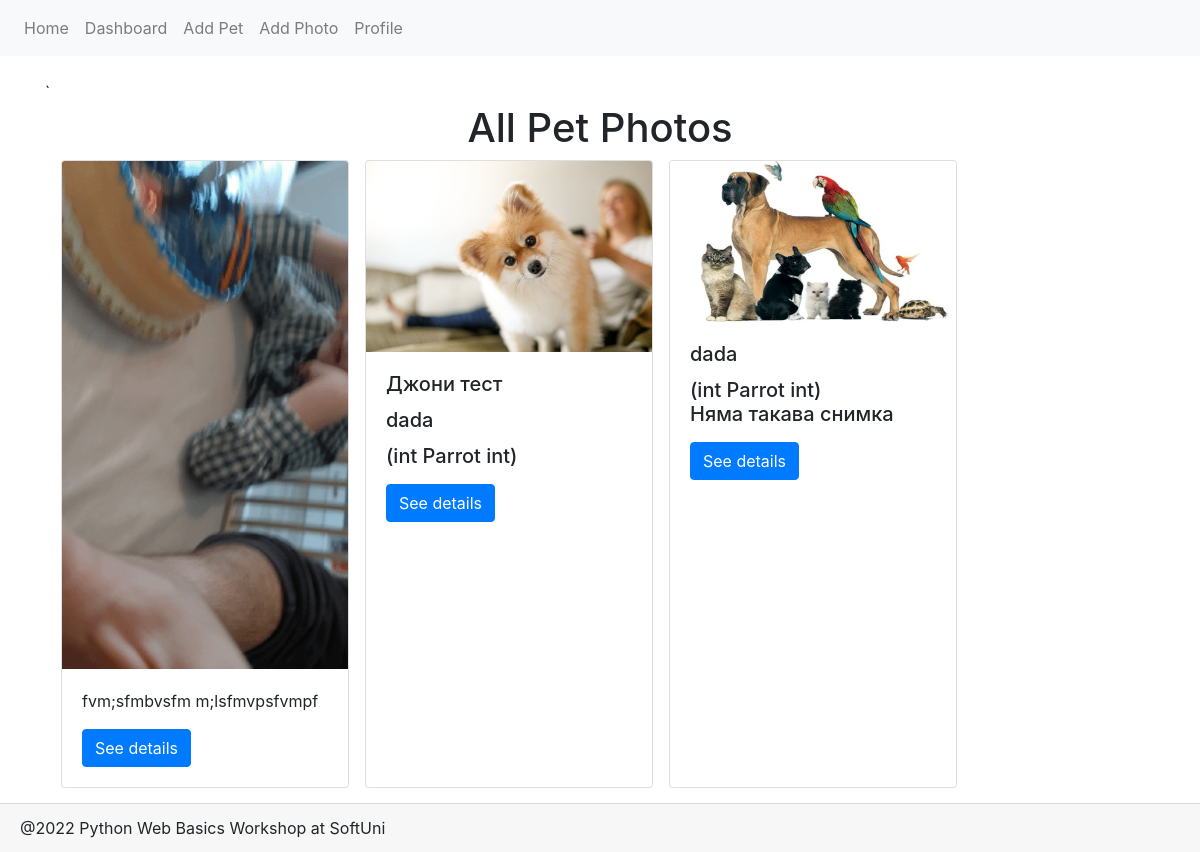
Page /dashboard/ on the earlier database version.
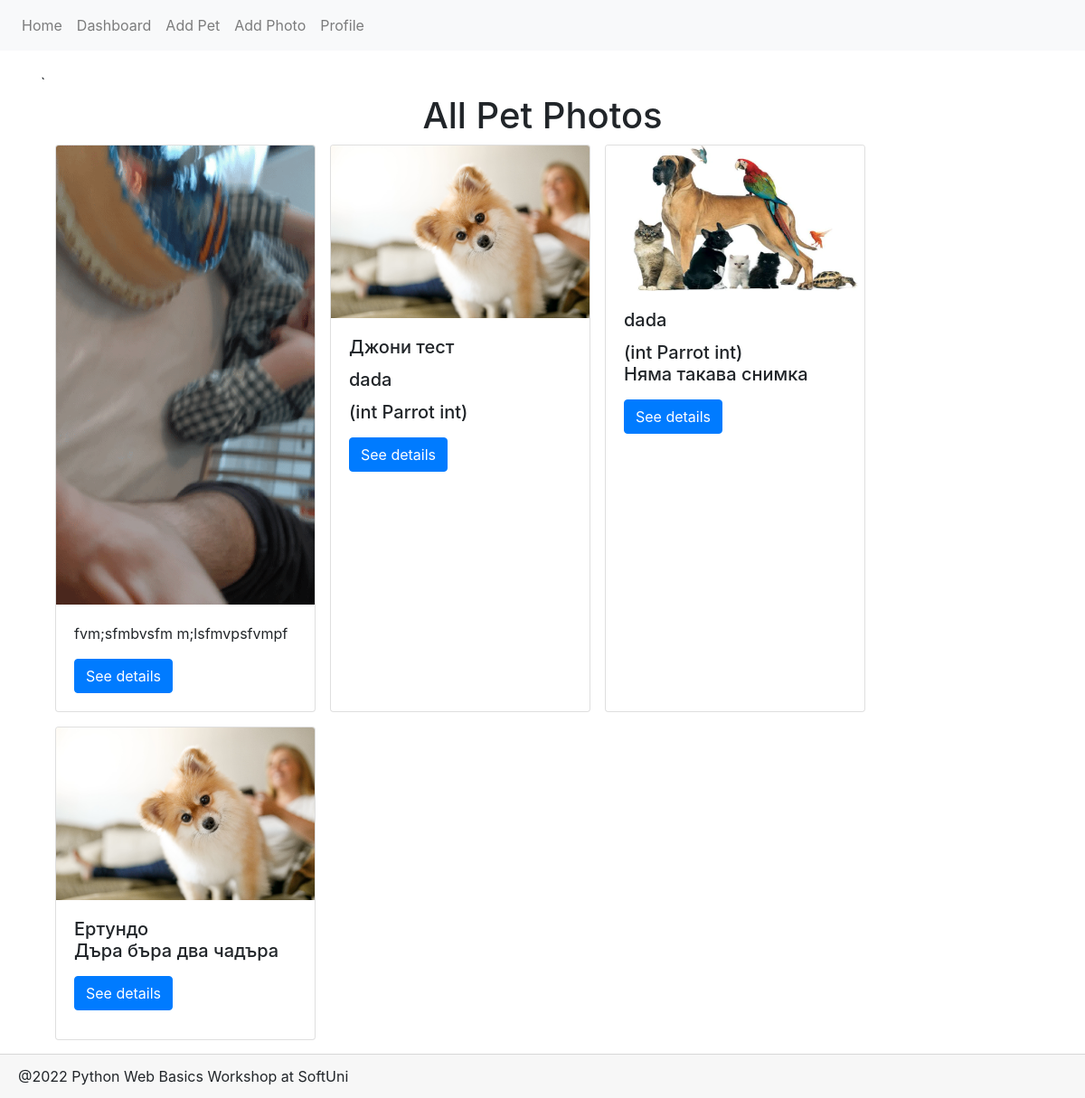
Same page on the later database version.
### Petstagram/main_app/models.py (models this page shows, shortened)
class PetPhoto(models.Model):
    photo = models.ImageField(
        'Pet image',
        upload_to='images/',
    )
    tagged_pets = models.ManyToManyField(Pet)
    description = models.TextField(
        null=True,
        blank=True,
    )
    publication_date = models.DateTimeField(
        auto_now_add=True,
    )
    likes = models.IntegerField(
        default=0
    )

class Pet(models.Model):
    TYPES = [(x, x) for x in ("Cat", "Dog", "Bunny", "Parrot", "Fish", "Other")]
    name = models.CharField('Pet name', max_length=30)
    type = models.CharField(
        max_length=max(len(x) for (x, y) in TYPES),
        choices=TYPES
    )
    date_of_birth = models.DateField(
        'Day of birth',
        null=True,
        blank=True
    )
    user_profile = models.ForeignKey(
        Profile,
        on_delete=models.CASCADE,
    )
    class Meta:
        unique_together = ('user_profile', 'name')

### Petstagram/main_app/views/generic.py (the view)
# urls.py: path('dashboard/', dashboard, name='dashboard'),
def dashboard(request):
    pet_photos = PetPhoto.objects.all()
    context = {
        'pet_photos': pet_photos,
    }
    return render(request, 'dashboard.html', context)

### Petstagram/main_app/templatetags/profiles.py (called while the page is built)
@register.simple_tag()
def has_profile():
    return Profile.objects.count() > 0

### Petstagram/main_app/templates/dashboard.html
{% extends 'base.html' %}
{% block page_content %}
    {% if pet_photos %}`
        <h1 class='text-center'>All Pet Photos</h1>
        <div class="container mb-5">
        <div class="row mb-5">
        {% for pet_photo in pet_photos %}
            <div class="card ml-3 mb-3" style="width: 18rem;">
                <img src= '{{ pet_photo.photo.url }}'
                     class="card-img-top" alt="Photo description">
                <div class="card-body">
                    {% for pet in pet_photo.tagged_pets.all %}
                        <h5 class="card-title">{{ pet.name }}
                    {% endfor %}
                        <p class="card-text">{{ pet_photo.description|truncatechars:30}}</p>
                        <a href="{% url 'photo_details' pet_photo.id %}" class="btn btn-primary">See details</a>
                </div>
            </div>
        {% endfor %}
        </div>
    </div>
    {% else %}
        <h1 class='text-center'>No pet photos yet</h1>
        <div class=" row d-flex justify-content-center align-content-center">
            <a href="#" class="btn btn-lg btn-secondary row align-self-baseline">Add Photo</a>
        </div>
    {% endif %}
{% endblock %}

### templates/base.html (shortened to what this page needs)
{% load profiles %}
<!DOCTYPE html>
<html lang="en">
<head>
    <link rel="stylesheet" href="https://stackpath.bootstrapcdn.com/bootstrap/4.3.1/css/bootstrap.min.css"
>
    <link rel="stylesheet" href="https://stackpath.bootstrapcdn.com/font-awesome/4.7.0/css/font-awesome.min.css"
>
</head>
<body>
<nav class="navbar navbar-expand-lg navbar-light bg-light" style="margin-bottom:2%">
    {% has_profile as hp %}
    <div class="collapse navbar-collapse" id="navbarNavDropdown">
        <ul class="navbar-nav">
            <li class="nav-item">
                <a class="nav-link" href="{% url 'home_page' %}">Home</a>
            </li>
            {% if hp %}
            <li class="nav-item">
                <a class="nav-link" href="{% url 'dashboard' %}">Dashboard</a>
            </li>
                {% if not hide_additional_nav_item %}
                    <li class="nav-item">
                        <a class="nav-link" href="{% url 'add_pet' %}">Add Pet</a>
                    </li>
                    <li class="nav-item">
                        <a class="nav-link" href="{% url 'add_photo' %}">Add Photo</a>
                    </li>
                {% endif %}
            <li class="nav-item">
            <a class="nav-link" href="{% url 'profile_details' %}">Profile</a>
            </li>
            {% endif %}
        </ul>
    </div>
</nav>
<div class="container">
    {% block page_content %}
    {% endblock %}
</div>
<footer class="fixed-bottom card-footer ">
    <div>@2022 Python Web Basics Workshop at SoftUni</div>
</footer>
</body>
</html>

Differences in the rows shown:
added PetPhoto: photo (picture), description "Дъра бъра два чадъра"
added Pet: name "Ертундо", shown under "Дъра бъра два чадъра"
